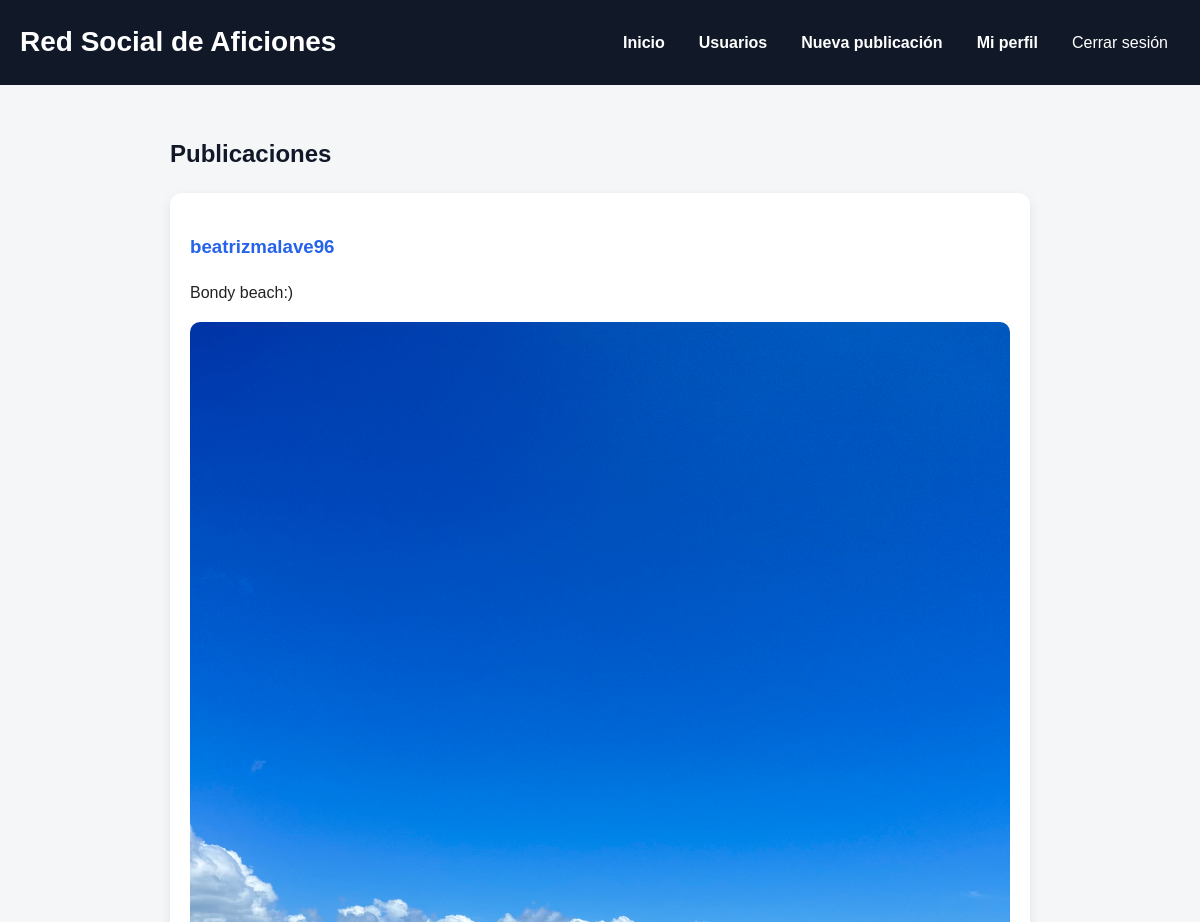
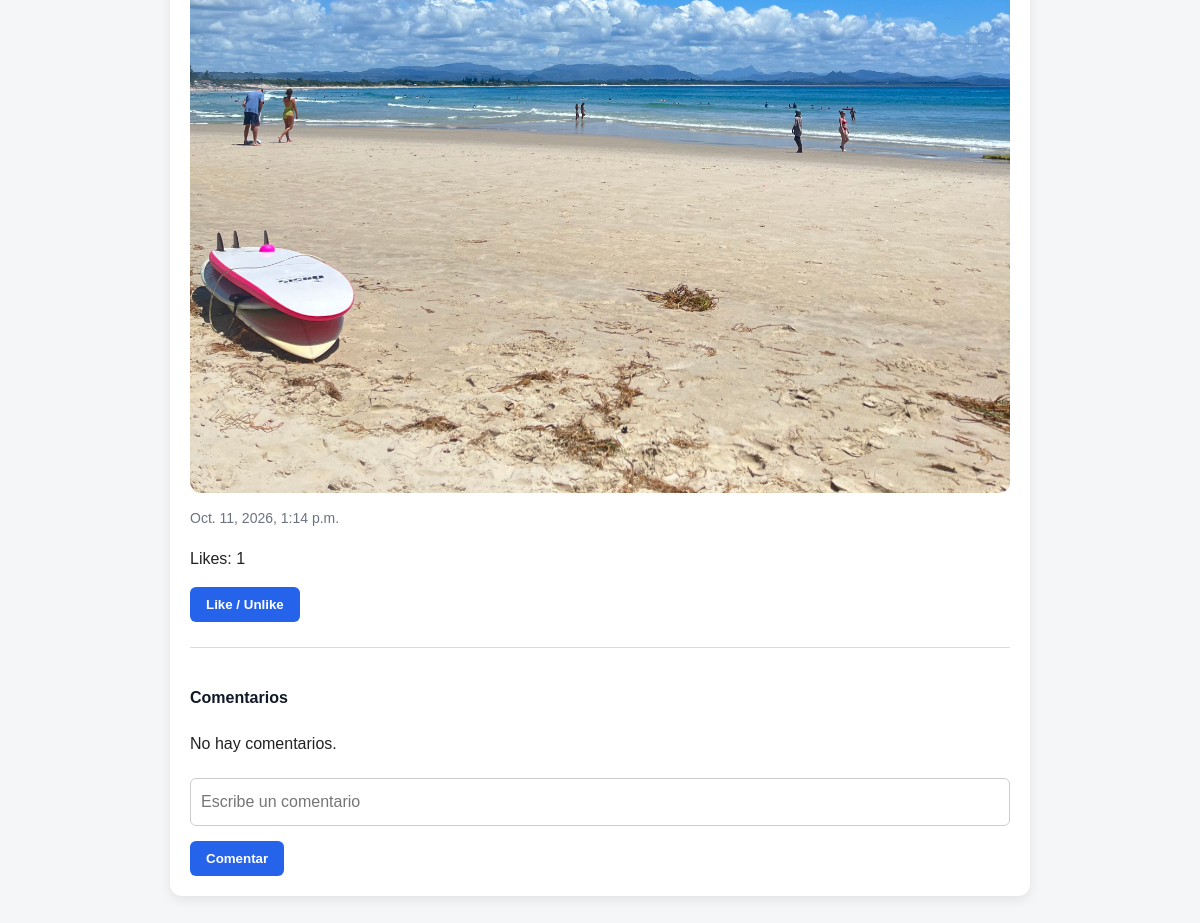
Screenshot of / (signed in) with the database file from the repository (2 pictures, top to bottom).
### social/models.py (models this page shows, shortened)
class Post(models.Model):
    author = models.ForeignKey(
        User,
        on_delete=models.CASCADE,
        related_name='posts'
    )
    text = models.TextField()
    image = models.ImageField(
        upload_to='posts/',
        blank=True,
        null=True
    )
    created_at = models.DateTimeField(
        auto_now_add=True
    )

### social/views.py (the view)
# urls.py: 2. Add a URL to urlpatterns:  path('', views.home, name='home')
def home(request):
    if request.user.is_authenticated:
        following_users = Follow.objects.filter(
            follower=request.user
        ).values_list(
            'following',
            flat=True
        )
        posts = Post.objects.filter(
            Q(author=request.user) |
            Q(author__in=following_users)
        ).order_by('-created_at')
    else:
        posts = Post.objects.all().order_by('-created_at')
    return render(
        request,
        'social/home.html',
        {'posts': posts}
    )

### social/templates/social/home.html (shortened to what this page needs)
{% extends "social/base.html" %}
{% block content %}
<h2>Publicaciones</h2>
{% for post in posts %}
    <article class="post">
        <h3>
            <a href="{% url 'profile' post.author.username %}">
                {{ post.author.username }}
            </a>
        </h3>
        <p>{{ post.text }}</p>
        {% if post.image %}
            <img
                src="{{ post.image.url }}"
                alt="Imagen de la publicación"
            >
        {% endif %}
        <p class="post-date">
            {{ post.created_at }}
        </p>
        <p>
            Likes: {{ post.likes.count }}
        </p>
        {% if user.is_authenticated %}
            <form
                class="inline-form"
                action="{% url 'like_post' post.id %}"
                method="POST"
            >
                <button type="submit">
                    Like / Unlike
                </button>
            </form>
        {% endif %}
        <section class="comments">
            <h4>Comentarios</h4>
            {% for comment in post.comments.all %}
                <p class="comment">
                    <strong>{{ comment.author.username }}</strong>:
                    {{ comment.text }}
                </p>
            {% empty %}
                <p>No hay comentarios.</p>
            {% endfor %}
            {% if user.is_authenticated %}
                <form
                    class="comment-form"
                    action="{% url 'add_comment' post.id %}"
                    method="POST"
                >
                    <input
                        type="text"
                        name="text"
                        placeholder="Escribe un comentario"
                    >
                    <button type="submit">
                        Comentar
                    </button>
                </form>
            {% endif %}
        </section>
    </article>
{% empty %}
    <p>No hay publicaciones todavía.</p>
{% endfor %}
{% endblock %}

### social/static/social/css/styles.css (style rules this page uses)
* { box-sizing: border-box; }
body { margin: 0; font-family: Arial, Helvetica, sans-serif; background-color: #f4f6f8; color: #222; line-height: 1.6; }
img { max-width: 100%; height: auto; display: block; }
a { color: #2563eb; text-decoration: none; }
h2, h3, h4 { color: #111827; }
.post { background-color: white; padding: 20px; margin-bottom: 25px; border-radius: 12px; box-shadow: 0 4px 12px rgba(0, 0, 0, 0.08); }
.post img { margin-top: 15px; border-radius: 10px; }
.post-date { color: #6b7280; font-size: 14px; }
.comments { margin-top: 25px; padding-top: 15px; border-top: 1px solid #ddd; }
.comment-form { margin-top: 15px; background: none; box-shadow: none; padding: 0; }
form { background-color: white; padding: 20px; border-radius: 12px; box-shadow: 0 4px 12px rgba(0, 0, 0, 0.08); }
input, textarea, select { width: 100%; padding: 10px; margin-top: 5px; margin-bottom: 15px; border: 1px solid #ccc; border-radius: 6px; font: inherit; }
button, .button { display: inline-block; padding: 10px 16px; border: none; border-radius: 6px; background-color: #2563eb; color: white; font-weight: bold; cursor: pointer; }
.inline-form { display: inline-block; margin: 0; padding: 0; background: none; box-shadow: none; }

### rows the page displays
Post: author.username "beatrizmalave96", text "Bondy beach:)", image (picture), created_at "Oct. 11, 2026, 1:14 p.m.", likes.count "1"
